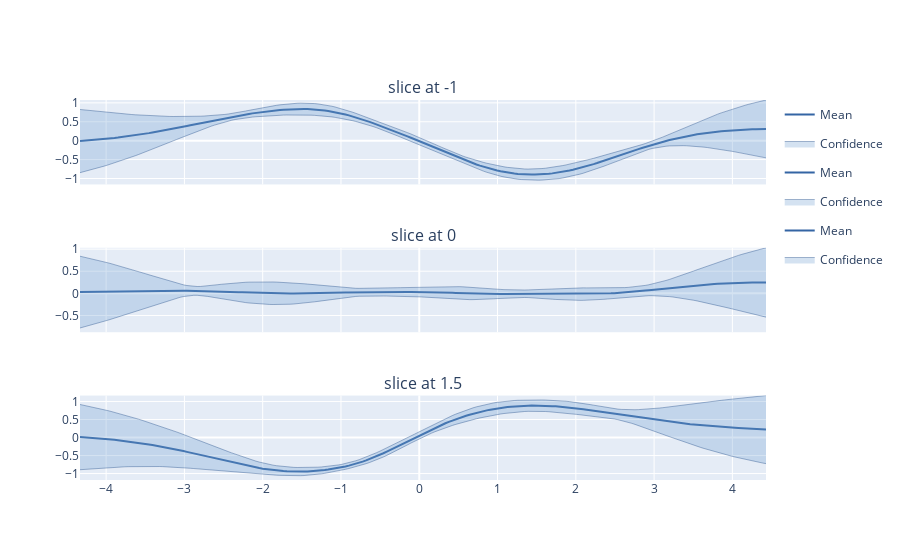

Source (notebook cell):
### Code cell
# Horizontal Slices
slices = [-1, 0, 1.5]
figure = GPy.plotting.plotting_library().figure(3, 1,
                                                shared_xaxes=True,
                                                subplot_titles=('slice at -1',
                                                                'slice at 0',
                                                                'slice at 1.5',
                                                                )
                                                )
for i, y in zip(range(3), slices):
    canvas = m.plot(figure=figure, fixed_inputs=[(1, y)], row=(i + 1), plot_data=False)
GPy.plotting.show(canvas, filename='basic_gp_regression_notebook_slicing')

### Figure 1 — Plotly figure (JSON) as saved in the notebook; plotly's stock layout.template omitted (floating-point values rounded to 4 significant figures; data arrays with more than 128 entries replaced by an {"elided": "..."} marker saying what was removed)
{"data": [{"line": {"color": "#3465a4", "width": 2}, "mode": "lines", "name": "Mean", "showlegend": true, "type": "scatter", "x": {"elided": "200 float values"}, "xaxis": "x", "y": {"elided": "200 float values"}, "yaxis": "y"}, {"fillcolor": "rgba(114, 159, 207, 0.3)", "legendgroup": "Confidence_fill_(1,1)", "line": {"color": "#204a87", "width": 0.4}, "mode": "lines", "name": "Confidence", "opacity": 0.3, "showlegend": false, "type": "scatter", "x": {"elided": "200 float values"}, "xaxis": "x", "y": {"elided": "200 float values"}, "yaxis": "y"}, {"fill": "tonextx", "fillcolor": "rgba(114, 159, 207, 0.3)", "legendgroup": "Confidence_fill_(1,1)", "line": {"color": "#204a87", "width": 0.4}, "mode": "lines", "name": "Confidence", "opacity": 0.3, "showlegend": true, "type": "scatter", "x": {"elided": "200 float values"}, "xaxis": "x", "y": {"elided": "200 float values"}, "yaxis": "y"}, {"line": {"color": "#3465a4", "width": 2}, "mode": "lines", "name": "Mean", "showlegend": true, "type": "scatter", "x": {"elided": "200 float values"}, "xaxis": "x2", "y": {"elided": "200 float values"}, "yaxis": "y2"}, {"fillcolor": "rgba(114, 159, 207, 0.3)", "legendgroup": "Confidence_fill_(2,1)", "line": {"color": "#204a87", "width": 0.4}, "mode": "lines", "name": "Confidence", "opacity": 0.3, "showlegend": false, "type": "scatter", "x": {"elided": "200 float values"}, "xaxis": "x2", "y": {"elided": "200 float values"}, "yaxis": "y2"}, {"fill": "tonextx", "fillcolor": "rgba(114, 159, 207, 0.3)", "legendgroup": "Confidence_fill_(2,1)", "line": {"color": "#204a87", "width": 0.4}, "mode": "lines", "name": "Confidence", "opacity": 0.3, "showlegend": true, "type": "scatter", "x": {"elided": "200 float values"}, "xaxis": "x2", "y": {"elided": "200 float values"}, "yaxis": "y2"}, {"line": {"color": "#3465a4", "width": 2}, "mode": "lines", "name": "Mean", "showlegend": true, "type": "scatter", "x": {"elided": "200 float values"}, "xaxis": "x3", "y": {"elided": "200 float values"}, "yaxis": "y3"}, {"fillcolor": "rgba(114, 159, 207, 0.3)", "legendgroup": "Confidence_fill_(3,1)", "line": {"color": "#204a87", "width": 0.4}, "mode": "lines", "name": "Confidence", "opacity": 0.3, "showlegend": false, "type": "scatter", "x": {"elided": "200 float values"}, "xaxis": "x3", "y": {"elided": "200 float values"}, "yaxis": "y3"}, {"fill": "tonextx", "fillcolor": "rgba(114, 159, 207, 0.3)", "legendgroup": "Confidence_fill_(3,1)", "line": {"color": "#204a87", "width": 0.4}, "mode": "lines", "name": "Confidence", "opacity": 0.3, "showlegend": true, "type": "scatter", "x": {"elided": "200 float values"}, "xaxis": "x3", "y": {"elided": "200 float values"}, "yaxis": "y3"}], "layout": {"annotations": [{"font": {"size": 16}, "showarrow": false, "text": "slice at -1", "x": 0.5, "xanchor": "center", "xref": "paper", "y": 1, "yanchor": "bottom", "yref": "paper"}, {"font": {"size": 16}, "showarrow": false, "text": "slice at 0", "x": 0.5, "xanchor": "center", "xref": "paper", "y": 0.6111, "yanchor": "bottom", "yref": "paper"}, {"font": {"size": 16}, "showarrow": false, "text": "slice at 1.5", "x": 0.5, "xanchor": "center", "xref": "paper", "y": 0.2222, "yanchor": "bottom", "yref": "paper"}], "showlegend": true, "xaxis": {"anchor": "y", "domain": [0, 1], "matches": "x3", "showticklabels": false}, "xaxis2": {"anchor": "y2", "domain": [0, 1], "matches": "x3", "showticklabels": false}, "xaxis3": {"anchor": "y3", "domain": [0, 1]}, "yaxis": {"anchor": "x", "domain": [0.7778, 1]}, "yaxis2": {"anchor": "x2", "domain": [0.3889, 0.6111]}, "yaxis3": {"anchor": "x3", "domain": [0, 0.2222]}}}
